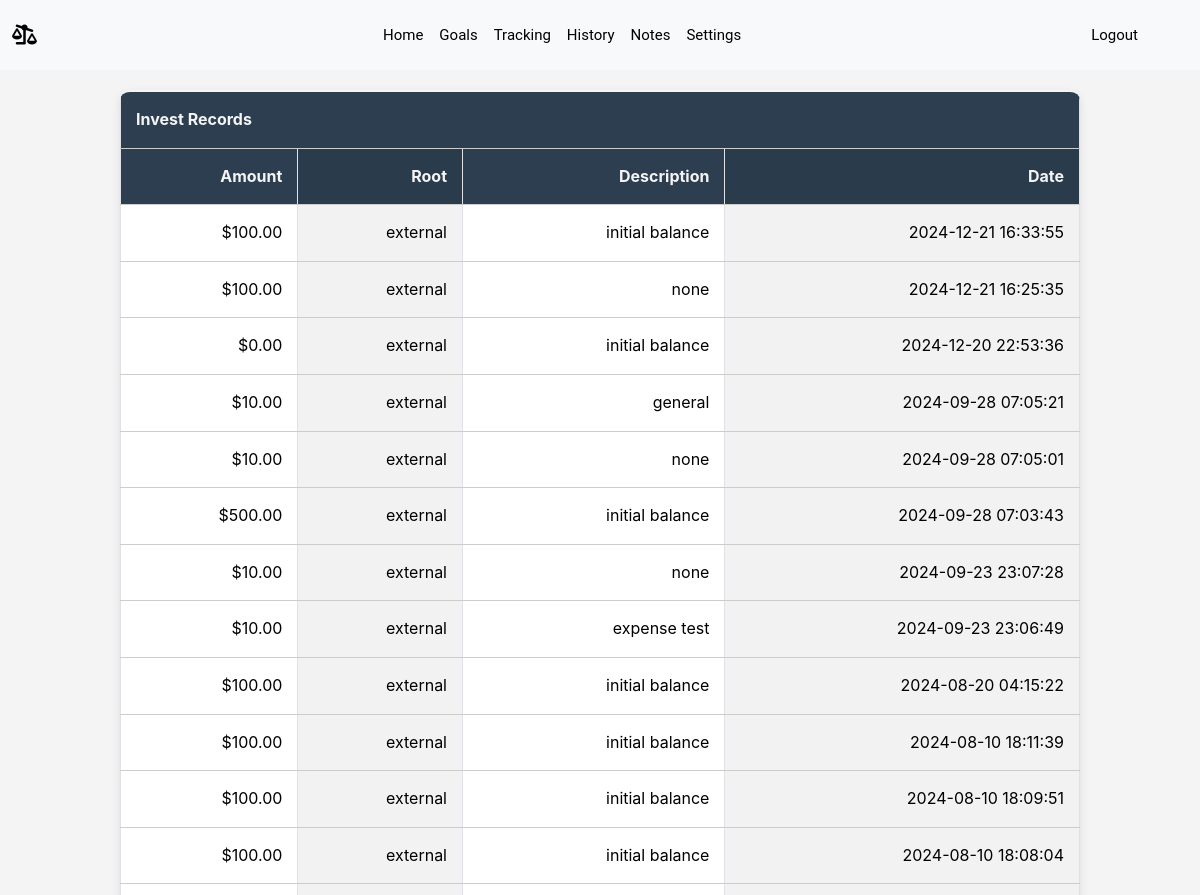
Page /invest_history (signed in, upper part) on the earlier database version.
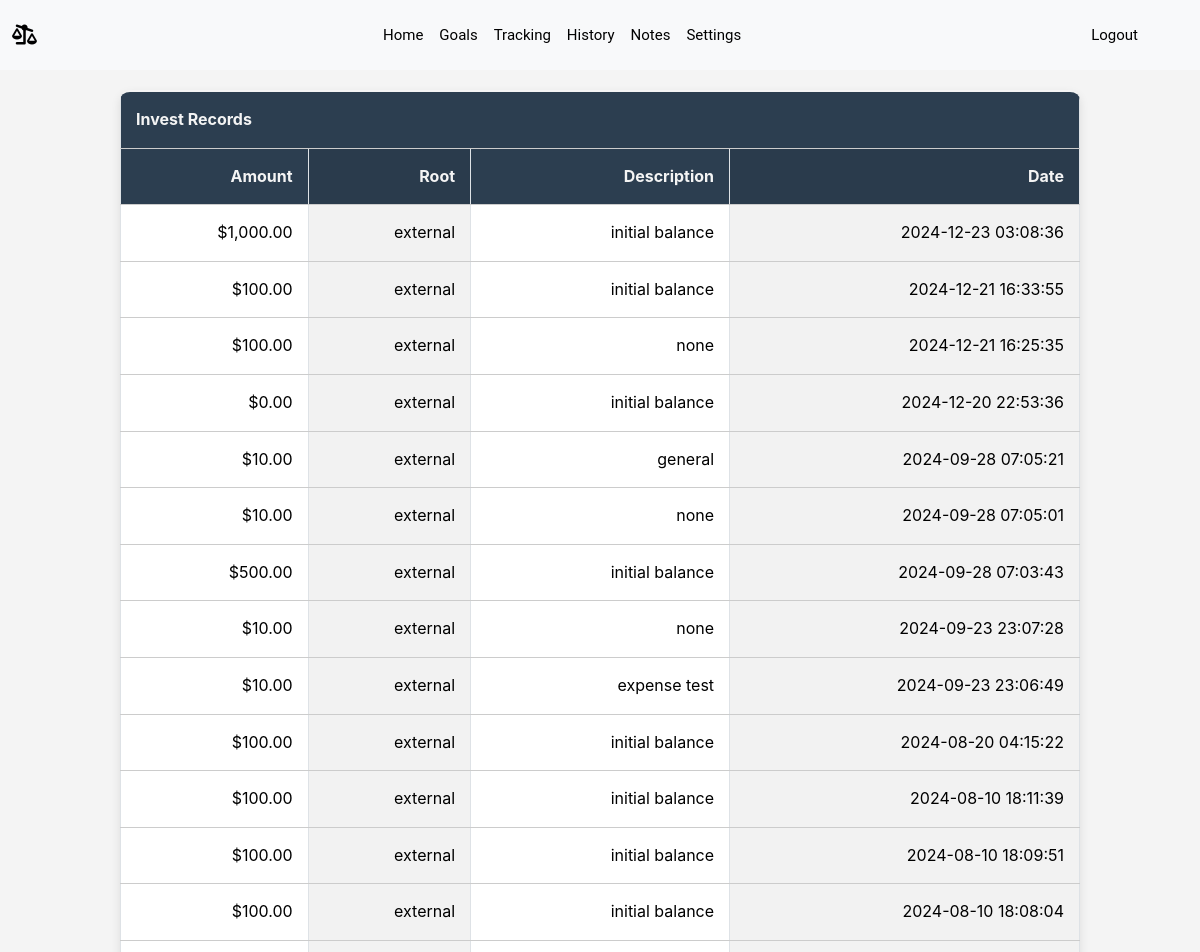
Same page on the later database version.
### models.py (models this page shows)
class Invest(db.Model):
    id = db.Column(db.Integer, primary_key=True)
    user_id = db.Column(db.Integer, db.ForeignKey('user.id'), nullable=False)
    amount = db.Column(db.Numeric(precision=10, scale=2), nullable=False, default="0")
    description = db.Column(db.String(200))
    root = db.Column(db.String(120))
    tag = db.Column(db.String(30))
    timestamp = db.Column(db.DateTime, nullable=False, default=db.func.current_timestamp())

### app.py (the view)
@app.route('/invest_history', methods=["GET", "POST"])
@login_required
def invest_history():
    invest_records = Invest.query.all()
    invest_records_data = []
    for record in invest_records:
        invest_records_data.append({
            "tag": record.tag,
            "amount": record.amount,
            "root": record.root,
            "description": record.description,
            "timestamp": record.timestamp
        })
    return render_template("invest_history.html", invest_records_data=invest_records_data)

### helpers.py (called while the page is built)
def login_required(f):
    @wraps(f)
    def decorated_function(*args, **kwargs):
        if session.get("user_id") is None:
            return redirect("/login")
        return f(*args, **kwargs)
    return decorated_function

def usd(value):
    if not value:
        value = 0
    if value < 0:
        return "-${:,.2f}".format(abs(value))
    else:
        return "${:,.2f}".format(value)

### templates/invest_history.html
{% extends "layout.html" %}
{% block body %}
<main>
    {% set reversed_invest = invest_records_data|reverse %}
        <table class="table table-group-divider table-bordered table-striped-columns">
            <thead>
                <th colspan="4" class="text-start center">Invest Records</th>
            </thead>
            <tbody>
                <tr>
                    <th class="text-end">Amount</th>
                    <th class="text-end">Root</th>
                    <th class="text-end">Description</th>
                    <th class="text-end">Date</th>
                </tr>
                {% for record in reversed_invest %}
                    <tr>
                        <td class="text-end">{{ record.amount|usd }}</td>
                        <td class="text-end">{{ record.root }}</td>
                        <td class="text-end">{{ record.description }}</td>
                        <td class="text-end">{{ record.timestamp }}</td>
                    </tr>
                {% endfor %}
            </tbody>
        </table>
    </main>
    {% endblock %}

### templates/layout.html (shortened to what this page needs)
<!DOCTYPE html>
<html lang="en">
<head>
  <link href="https://cdnjs.cloudflare.com/ajax/libs/font-awesome/6.0.0-beta3/css/all.min.css" rel="stylesheet">
  <link href="https://cdnjs.cloudflare.com/ajax/libs/bootstrap/5.3.3/css/bootstrap.min.css" rel="stylesheet">
  <link href="/static/styles.css" rel="stylesheet">
</head>
<body>
<nav class="navbar navbar-expand-lg bg-body-tertiary">
  <div class="container-fluid">
    <a target="_blank" class="navbar-brand" href="https://davywilliams.w3spaces.com/index.html">
      <i class="fa-solid fa-scale-unbalanced-flip"></i>
    </a>
    <div class="collapse navbar-collapse justify-content-center" id="navbarNav">
      <ul class="navbar-nav mx-auto">
        <li class="nav-item">
          <a class="nav-link active my-nav-bar" aria-current="page" href="{{ url_for('index') }}">Home</a>
        </li>
        <li class="nav-item">
          <a class="nav-link my-nav-bar" href="{{ url_for('goals') }}">Goals</a>
        </li>
        <li class="nav-item">
          <a class="nav-link my-nav-bar" href="{{ url_for('tracking') }}">Tracking</a>
        </li>
        <li class="nav-item">
          <a class="nav-link my-nav-bar" href="{{ url_for('history') }}">History</a>
        </li>
        <li class="nav-item">
          <a class="nav-link my-nav-bar" href="{{ url_for('notes') }}">Notes</a>
        </li>
        <li class="nav-item">
          <a class="nav-link my-nav-bar" href="{{ url_for('settings_general') }}">Settings</a>
        </li>
      </ul>
      <a class="nav-link my-nav-bar login-nav" href="{{ url_for('logout') }}">Logout</a>
    </div>
  </div>
</nav>
{% block body %}{% endblock %}
</body>
</html>

### static/styles.css (style rules this page uses)
body { font-family: 'Inter', sans-serif; background-color: #f4f4f4; color: #2c3e50; margin: 0; padding: 0; line-height: 1.6; }
.my-nav-bar { color: black; font-family: 'Roboto', sans-serif; font-size: 15px; padding: 15px 20px; display: flex; justify-content: space-between; align-items: center; }
.table { width: 80%; margin: 20px auto; border-collapse: collapse; border-radius: 10px; overflow: hidden; box-shadow: 0 4px 10px rgba(0, 0, 0, 0.1); }
.table th, .table td { padding: 15px; text-align: left; border-bottom: 1px solid #ccc; }
.table th { background-color: #2c3e50; color: #f4f4f4; }
.login-nav { justify-content: end; margin-right: 30px; }

Differences in the rows shown:
added Invest: amount "$1,000.00", root "external", description "initial balance", timestamp "2024-12-23 03:08:36"
